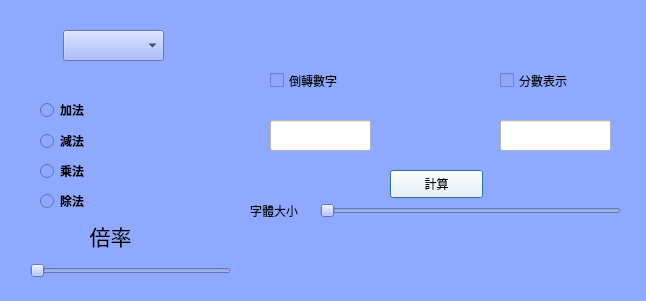
<?xml version="1.0" encoding="UTF-8"?>
<ui version="4.0">
 <class>Dialog</class>
 <widget class="QDialog" name="Dialog">
  <property name="geometry">
   <rect>
    <x>0</x>
    <y>0</y>
    <width>646</width>
    <height>301</height>
   </rect>
  </property>
  <property name="windowTitle">
   <string>加法計算機</string>
  </property>
  <property name="styleSheet">
   <string notr="true">background-color: rgb(143, 169, 255);</string>
  </property>
  <widget class="QPushButton" name="pushButton">
   <property name="geometry">
    <rect>
     <x>390</x>
     <y>170</y>
     <width>93</width>
     <height>28</height>
    </rect>
   </property>
   <property name="styleSheet">
    <string notr="true">background-color: rgb(255, 255, 255);</string>
   </property>
   <property name="text">
    <string>計算</string>
   </property>
  </widget>
  <widget class="QLabel" name="pic">
   <property name="geometry">
    <rect>
     <x>-20</x>
     <y>-220</y>
     <width>721</width>
     <height>751</height>
    </rect>
   </property>
   <property name="font">
    <font>
     <family>Agency FB</family>
     <pointsize>20</pointsize>
    </font>
   </property>
   <property name="text">
    <string/>
   </property>
   <property name="pixmap">
    <pixmap>0542.jpg_wh300.jpg</pixmap>
   </property>
   <property name="scaledContents">
    <bool>true</bool>
   </property>
   <property name="alignment">
    <set>Qt::AlignCenter</set>
   </property>
  </widget>
  <widget class="QLineEdit" name="lineEdit">
   <property name="geometry">
    <rect>
     <x>270</x>
     <y>120</y>
     <width>101</width>
     <height>31</height>
    </rect>
   </property>
   <property name="styleSheet">
    <string notr="true">background-color: rgb(255, 255, 255);</string>
   </property>
  </widget>
  <widget class="QLineEdit" name="lineEdit_2">
   <property name="geometry">
    <rect>
     <x>500</x>
     <y>120</y>
     <width>111</width>
     <height>31</height>
    </rect>
   </property>
   <property name="styleSheet">
    <string notr="true">background-color: rgb(255, 255, 255);</string>
   </property>
  </widget>
  <widget class="QRadioButton" name="plus">
   <property name="geometry">
    <rect>
     <x>40</x>
     <y>100</y>
     <width>141</width>
     <height>20</height>
    </rect>
   </property>
   <property name="font">
    <font>
     <family>Agency FB</family>
     <pointsize>9</pointsize>
     <weight>75</weight>
     <bold>true</bold>
    </font>
   </property>
   <property name="text">
    <string>加法</string>
   </property>
   <property name="autoExclusive">
    <bool>false</bool>
   </property>
  </widget>
  <widget class="QRadioButton" name="sub">
   <property name="geometry">
    <rect>
     <x>40</x>
     <y>131</y>
     <width>141</width>
     <height>20</height>
    </rect>
   </property>
   <property name="font">
    <font>
     <family>Agency FB</family>
     <pointsize>9</pointsize>
     <weight>75</weight>
     <bold>true</bold>
    </font>
   </property>
   <property name="text">
    <string>減法</string>
   </property>
   <property name="autoExclusive">
    <bool>false</bool>
   </property>
  </widget>
  <widget class="QRadioButton" name="mul">
   <property name="geometry">
    <rect>
     <x>40</x>
     <y>161</y>
     <width>141</width>
     <height>20</height>
    </rect>
   </property>
   <property name="font">
    <font>
     <family>Agency FB</family>
     <weight>75</weight>
     <bold>true</bold>
    </font>
   </property>
   <property name="text">
    <string>乘法</string>
   </property>
   <property name="autoExclusive">
    <bool>false</bool>
   </property>
  </widget>
  <widget class="QRadioButton" name="div">
   <property name="geometry">
    <rect>
     <x>40</x>
     <y>191</y>
     <width>141</width>
     <height>20</height>
    </rect>
   </property>
   <property name="font">
    <font>
     <family>Agency FB</family>
     <weight>75</weight>
     <bold>true</bold>
    </font>
   </property>
   <property name="text">
    <string>除法</string>
   </property>
   <property name="autoExclusive">
    <bool>false</bool>
   </property>
  </widget>
  <widget class="QCheckBox" name="checkBox">
   <property name="geometry">
    <rect>
     <x>270</x>
     <y>60</y>
     <width>101</width>
     <height>41</height>
    </rect>
   </property>
   <property name="styleSheet">
    <string notr="true">font: 10pt &quot;Agency FB&quot;;</string>
   </property>
   <property name="text">
    <string>倒轉數字</string>
   </property>
  </widget>
  <widget class="QCheckBox" name="checkBox_2">
   <property name="geometry">
    <rect>
     <x>500</x>
     <y>60</y>
     <width>111</width>
     <height>41</height>
    </rect>
   </property>
   <property name="styleSheet">
    <string notr="true">font: 10pt &quot;Agency FB&quot;;</string>
   </property>
   <property name="text">
    <string>分數表示</string>
   </property>
  </widget>
  <widget class="QComboBox" name="comboBox">
   <property name="geometry">
    <rect>
     <x>63</x>
     <y>30</y>
     <width>101</width>
     <height>31</height>
    </rect>
   </property>
  </widget>
  <widget class="QLabel" name="answer">
   <property name="geometry">
    <rect>
     <x>250</x>
     <y>220</y>
     <width>371</width>
     <height>71</height>
    </rect>
   </property>
   <property name="font">
    <font>
     <family>Agency FB</family>
     <pointsize>20</pointsize>
    </font>
   </property>
   <property name="text">
    <string/>
   </property>
   <property name="alignment">
    <set>Qt::AlignCenter</set>
   </property>
  </widget>
  <widget class="QSlider" name="horizontalSlider">
   <property name="geometry">
    <rect>
     <x>30</x>
     <y>260</y>
     <width>201</width>
     <height>22</height>
    </rect>
   </property>
   <property name="orientation">
    <enum>Qt::Horizontal</enum>
   </property>
  </widget>
  <widget class="QLabel" name="label">
   <property name="geometry">
    <rect>
     <x>60</x>
     <y>220</y>
     <width>101</width>
     <height>31</height>
    </rect>
   </property>
   <property name="font">
    <font>
     <family>Agency FB</family>
     <pointsize>16</pointsize>
    </font>
   </property>
   <property name="text">
    <string>倍率</string>
   </property>
   <property name="alignment">
    <set>Qt::AlignCenter</set>
   </property>
  </widget>
  <widget class="QLabel" name="label_2">
   <property name="geometry">
    <rect>
     <x>250</x>
     <y>200</y>
     <width>71</width>
     <height>21</height>
    </rect>
   </property>
   <property name="text">
    <string>字體大小</string>
   </property>
  </widget>
  <widget class="QSlider" name="horizontalSlider_2">
   <property name="geometry">
    <rect>
     <x>320</x>
     <y>200</y>
     <width>301</width>
     <height>22</height>
    </rect>
   </property>
   <property name="orientation">
    <enum>Qt::Horizontal</enum>
   </property>
  </widget>
  <zorder>pic</zorder>
  <zorder>pushButton</zorder>
  <zorder>lineEdit</zorder>
  <zorder>lineEdit_2</zorder>
  <zorder>plus</zorder>
  <zorder>sub</zorder>
  <zorder>mul</zorder>
  <zorder>div</zorder>
  <zorder>checkBox</zorder>
  <zorder>checkBox_2</zorder>
  <zorder>comboBox</zorder>
  <zorder>answer</zorder>
  <zorder>horizontalSlider</zorder>
  <zorder>label</zorder>
  <zorder>label_2</zorder>
  <zorder>horizontalSlider_2</zorder>
 </widget>
 <resources/>
 <connections/>
</ui>
